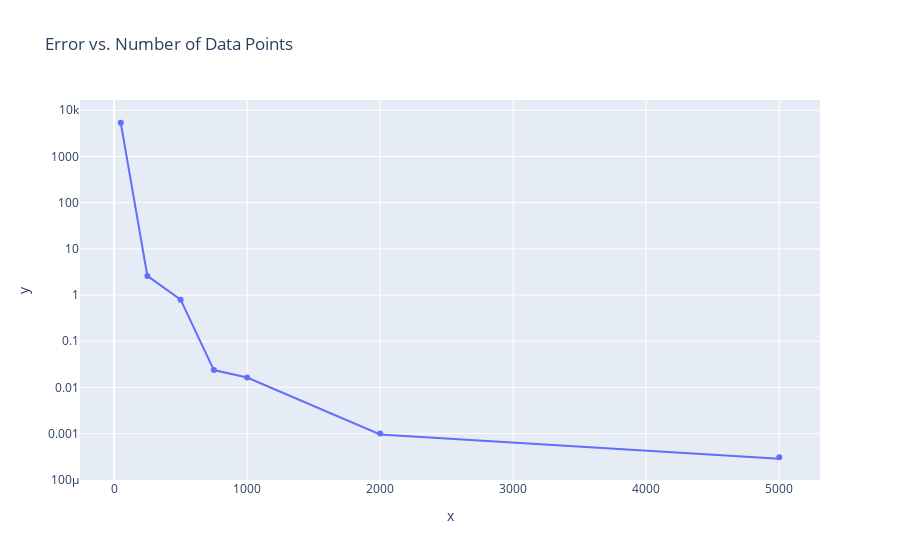

Notebook cell for this chart:
### Code cell
n_data_points = [50, 250, 500, 750, 1000, 2000, 5000]
errors = []
for n in tqdm(n_data_points):
    X_train, y_train = generate_sample(n, 2, (-2.5, -1.5), (1.5, 2.5), target_func, noise_scale=0)
    gpr = GPR(**hp)
    gpr = gpr.fit(X_train, y_train)
    y_pred = gpr.predict(X_test)
    error = mean_squared_error(y_test, y_pred)
    errors.append(error)
    
px.scatter(x=n_data_points, y=errors, title='Error vs. Number of Data Points', log_y=True, trendline="lowess")

### Figure 1 — Plotly figure (JSON) as saved in the notebook; plotly's stock layout.template omitted (floating-point values rounded to 4 significant figures)
{"data": [{"hovertemplate": "x=%{x}<br>y=%{y}<extra></extra>", "legendgroup": "", "marker": {"color": "#636efa", "symbol": "circle"}, "mode": "markers", "name": "", "orientation": "v", "showlegend": false, "type": "scatter", "x": [50, 250, 500, 750, 1000, 2000, 5000], "xaxis": "x", "y": [5372.0, 2.599, 0.7966, 0.02376, 0.01639, 0.001009, 0.0003084], "yaxis": "y"}, {"hovertemplate": "<b>LOWESS trendline</b><br><br>x=%{x}<br>y=%{y} <b>(trend)</b><extra></extra>", "legendgroup": "", "marker": {"color": "#636efa", "symbol": "circle"}, "mode": "lines", "name": "", "showlegend": false, "type": "scatter", "x": [50, 250, 500, 750, 1000, 2000, 5000], "xaxis": "x", "y": [5372.0, 2.599, 0.7966, 0.02376, 0.01639, 0.0009595, 0.0002859], "yaxis": "y"}], "layout": {"legend": {"tracegroupgap": 0}, "title": {"text": "Error vs. Number of Data Points"}, "xaxis": {"anchor": "y", "domain": [0, 1], "title": {"text": "x"}}, "yaxis": {"anchor": "x", "domain": [0, 1], "title": {"text": "y"}, "type": "log"}}}
